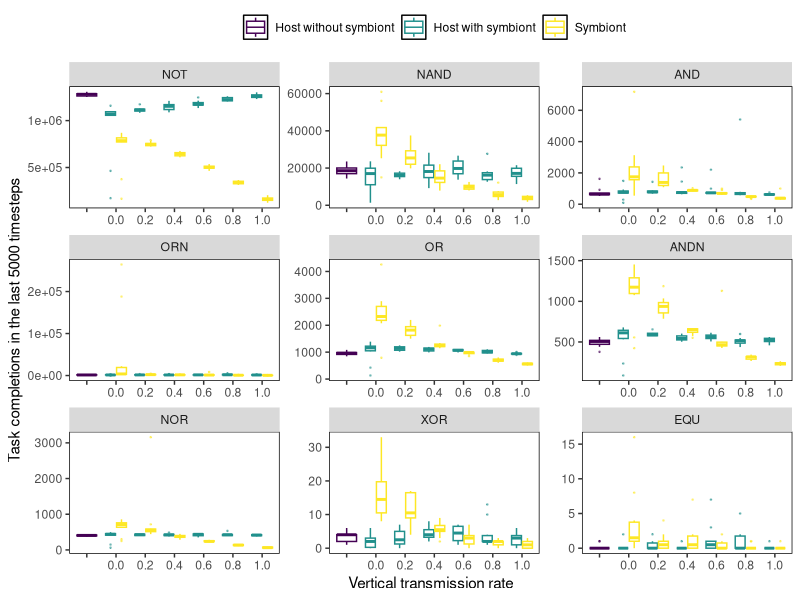
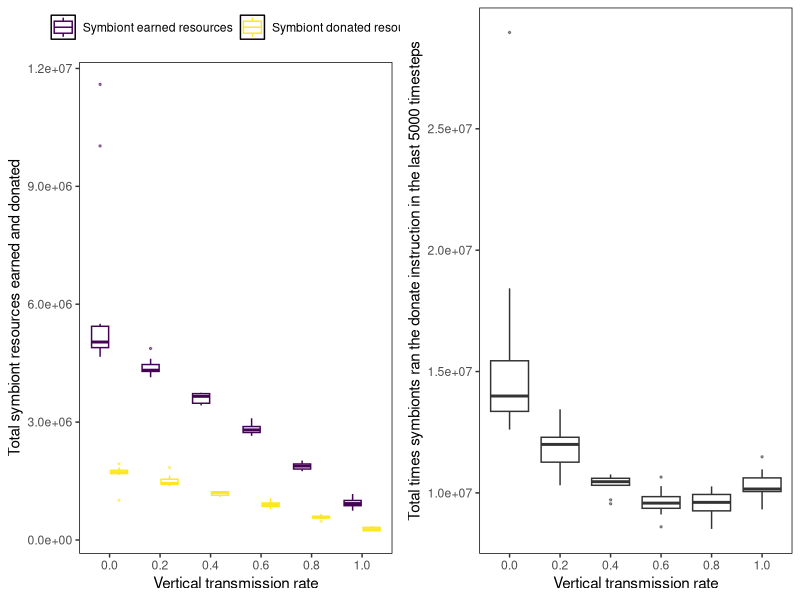

Write R code to recreate these figures, in order.
library(ggplot2)
library(viridis)
library(reshape2)
library(gridExtra)

#Set your working directory to the Analysis folder for your project

#Read in the data
initial_data <- read.csv("munged_tasks.csv", h=T)
final_update <- subset(initial_data, update == "50000")
final_update[final_update$vert == "No symbiont", c("vert", "partner")] <- list("", "nosym")

tasks <- c("NOT", "NAND", "AND", "ORN", "OR", "ANDN", "NOR", "XOR", "EQU")
task_columns <- lapply(tasks, function(x) paste0("task_", x))
task_map <- tasks
names(task_map) <- task_columns

task_data <- melt(final_update, id.vars=c("update", "vert", "partner"), measure.vars=task_columns)
ggplot(data=task_data, aes(x=factor(as.character(vert), levels=unique(vert)), y=value, color=partner)) +
	geom_boxplot(alpha=0.5, outlier.size=0.25) +
    ylab("Task completions in the last 5000 timesteps") +
	xlab("Vertical transmission rate") +
	theme(panel.background = element_rect(fill='white', colour='black')) +
	theme(panel.grid.major = element_blank(), panel.grid.minor = element_blank(), legend.position='top') +
	guides(fill="none") +
	scale_color_manual(name="", values=viridis(3), guide=guide_legend(direction='horizontal'), breaks=c("nosym", "host", "symbiont"), labels=c("Host without symbiont", "Host with symbiont", "Symbiont")) +
	# scale_y_continuous(trans='log10') +
	facet_wrap(~variable, scales="free", labeller=labeller(variable=task_map))

donated_data <- melt(subset(final_update, partner=="symbiont"), id.vars=c("vert"), measure.vars=c("earned", "donated"))
a <- ggplot(data=donated_data, aes(x=factor(as.character(vert), levels=unique(vert)), y=value, color=variable)) +
	geom_boxplot(alpha=0.5, outlier.size=0.5) +
    ylab("Total symbiont resources earned and donated") +
	xlab("Vertical transmission rate") +
	theme(panel.background = element_rect(fill='white', colour='black')) +
	theme(panel.grid.major = element_blank(), panel.grid.minor = element_blank(), legend.position='top') +
	guides(fill="none") +
	scale_color_manual(name="", values=viridis(2), guide=guide_legend(direction='horizontal'), breaks=c("earned", "donated"), labels=c("Symbiont earned resources", "Symbiont donated resources"))
b <- ggplot(data=subset(final_update, partner=="symbiont"), aes(x=factor(as.character(vert), levels=unique(vert)), y=donate_calls)) +
	geom_boxplot(alpha=0.5, outlier.size=0.5) +
    ylab("Total times symbionts ran the donate instruction in the last 5000 timesteps") +
	xlab("Vertical transmission rate") +
	theme(panel.background = element_rect(fill='white', colour='black')) +
	theme(panel.grid.major = element_blank(), panel.grid.minor = element_blank(), legend.position='top') +
	guides(fill="none")# +
	#scale_color_manual(name="", values=viridis(2), guide=guide_legend(direction='horizontal'), breaks=c("earned", "donated"), labels=c("Symbiont earned resources", "Symbiont donated resources"))
grid.arrange(a, b, ncol=2, nrow=1)
